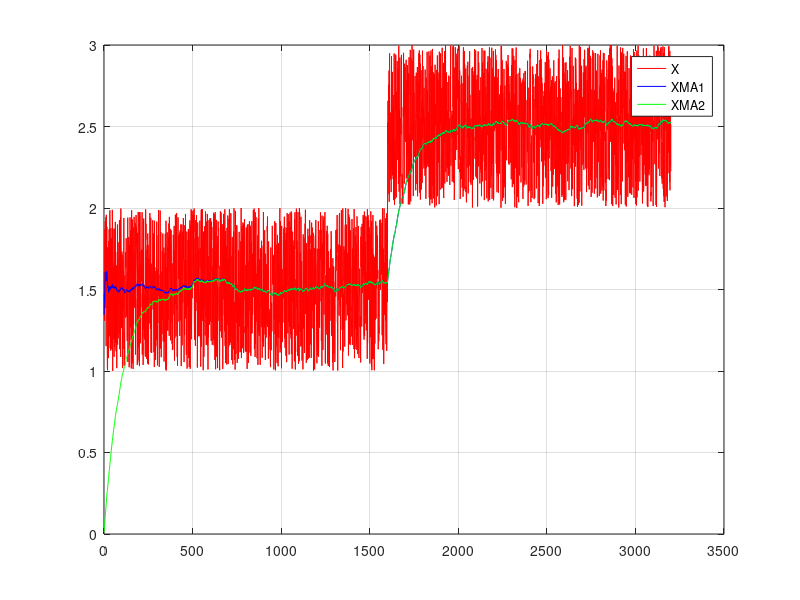

This chart was generated by the following MATLAB code:
USE_SQUARE_WAVE_INPUT = 0;
FF = 0.99; % forgetting factor
w(1) = 1; % by definition
L = 3200;
for k = 2:L
    w(k) = FF*w(k-1) + 1;
end
w =reshape(w,[L 1])
%% iteration number, weighting for new sample, weighting for prev avg
[[1:L]' 1./w 1-1./w];

% time varying weights for the new input sample and the previous average
% respectively.
w1 = 1./w; % time-varying weight for new input sample
w2 = 1-w1; % time-varying weight for previous average

% create a square wave to test the moving exponential averager
N = 200;
if USE_SQUARE_WAVE_INPUT
    x = [ones(1,N) zeros(1,N)];
    x = [x x x x x x x x];
else
    x = ones(L,1) + rand(L,1) + [zeros(L/2,1);ones(L/2,1)];
end
xma1(1) = x(1);
xma2(1) = (1-FF)*x(1);
for k = 2:length(x)
    xma1(k) = w1(k)*x(k) + w2(k)*xma1(k-1);
    xma2(k) = (1-FF)*x(k) + FF*xma2(k-1);
end
t = 1:length(x);
figure;plot(t,x,'r',t,xma1,'b',t,xma2,'g');grid on;
legend('X','XMA1','XMA2')

%% the conclusion is that the time-varying exponential averager, XMA1 has an
% advantage over the fixed-coefficient exp avg'r, XMA2 in one specific scenario
% which is a fairly common one, at startup. If the input signal x hovers
% around it's average value starting from time 0, which would be common in 
% many situations, the time-varying weights on XMA1
% allow it converge faster to the true mean as compared to XMA2. 
% It takes a while for XMA2 to converge to the average value. 
% The larger the forgetting factor FF, the slower it
% forgets the old average...which is counter-intuitive based on the naming
% convention.




